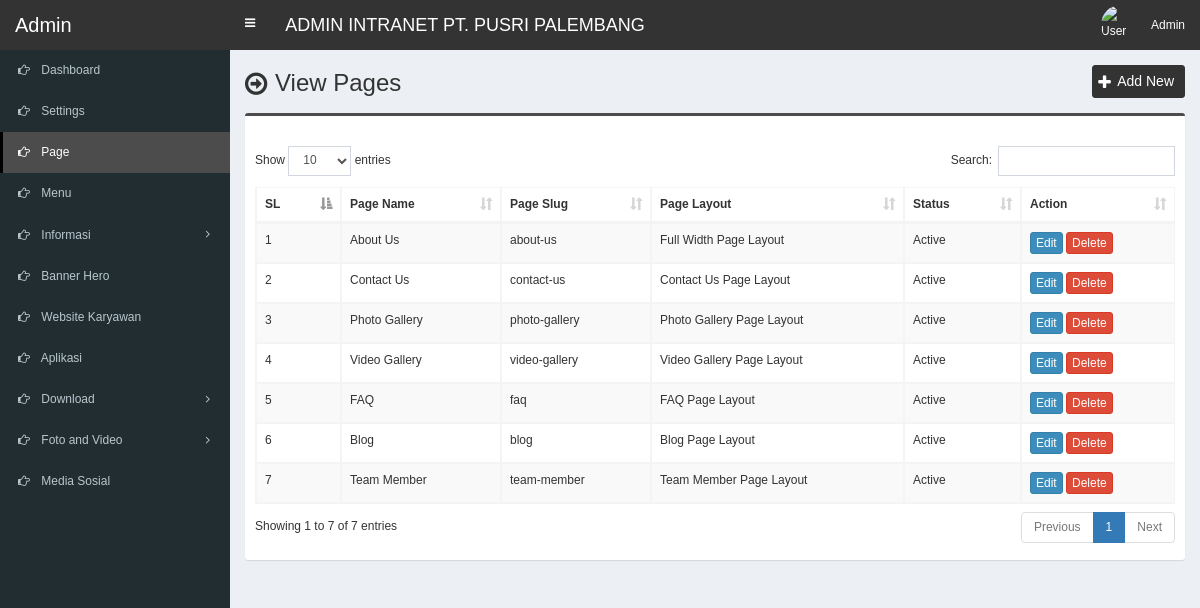
Screenshot of /admin/page.php (signed in) with the database file from the repository.
### tables this page shows
CREATE TABLE `tbl_page` (
  `page_id` int(11) NOT NULL,
  `page_name` varchar(255) NOT NULL,
  `page_slug` varchar(255) NOT NULL,
  `page_content` text NOT NULL,
  `page_layout` varchar(255) NOT NULL,
  `banner` varchar(255) NOT NULL,
  `status` varchar(30) NOT NULL,
  `meta_title` varchar(255) NOT NULL,
  `meta_keyword` text NOT NULL,
  `meta_description` text NOT NULL
);

### admin/page.php (the view, shortened to what this page needs)
<?php require_once('header.php'); ?>
<section class="content-header">
	<div class="content-header-left">
		<h1>View Pages</h1>
	</div>
	<div class="content-header-right">
		<a href="page-add.php" class="btn btn-primary btn-sm">Add New</a>
	</div>
</section>
<section class="content">
  <div class="row">
    <div class="col-md-12">
      <div class="box box-info">
        <div class="box-body table-responsive">
          <table id="example1" class="table table-bordered table-striped">
			<thead>
			    <tr>
			        <th>SL</th>
			        <th>Page Name</th>
			        <th>Page Slug</th>
			        <th>Page Layout</th>
			        <th>Status</th>
			        <th>Action</th>
			    </tr>
			</thead>
            <tbody>
            	<?php
            	$i=0;
            	$statement = $pdo->prepare("SELECT * FROM tbl_page ORDER BY page_id ASC");
            	$statement->execute();
            	$result = $statement->fetchAll(PDO::FETCH_ASSOC);
            	foreach ($result as $row) {
            		$i++;
            		?>
					<tr>
	                    <td><?php echo $i; ?></td>
	                    <td><?php echo $row['page_name']; ?></td>
	                    <td><?php echo $row['page_slug']; ?></td>
	                    <td><?php echo $row['page_layout']; ?></td>
	                    <td><?php echo $row['status']; ?></td>
	                    <td>
	                        <a href="page-edit.php?id=<?php echo $row['page_id']; ?>" class="btn btn-primary btn-xs">Edit</a>
	                        <a href="#" class="btn btn-danger btn-xs" data-href="page-delete.php?id=<?php echo $row['page_id']; ?>" data-toggle="modal" data-target="#confirm-delete">Delete</a>
	                    </td>
	                </tr>
            		<?php
            	}
            	?>
            </tbody>
          </table>
        </div>
      </div>
</section>
<?php require_once('footer.php'); ?>

### admin/style.css (style rules this page uses)
body { font-size: 12px; font-family: 'verdana', sans-serif; }
.content-header>h1, .content-header .content-header-left h1 { font-family: 'verdana', sans-serif; }
.box-info { padding-top: 20px; }
.content-header { overflow: hidden; }
.content-header .content-header-left { float: left; padding-top: 5px; }
.content-header .content-header-right { float: right; }
.content-header .content-header-left h1 { margin-top: 0; margin-bottom: 0; padding-left: 30px; font-size: 24px; position: relative; }
.content-header .content-header-left h1:before { position: absolute; top: 0; left: 0; font-family: 'FontAwesome', sans-serif; font-size: 26px; content: '\f18e'; }
.content-header .content-header-right a { position: relative; padding-left: 24px; font-size: 14px; }
.content-header .content-header-right a:before { position: absolute; top: 4px; left: 5px; font-family: 'FontAwesome', sans-serif; font-size: 16px; content: '\f067'; }
.box.box-info { border-top-color: #4c4c4c; }
.content-header .content-header-right a { background-color: #333333; border-color: #333333; }

### rows the page displays
tbl_page: page_name "About Us", page_slug "about-us", page_layout "Full Width Page Layout", status "Active"
tbl_page: page_name "Contact Us", page_slug "contact-us", page_layout "Contact Us Page Layout", status "Active"
tbl_page: page_name "Photo Gallery", page_slug "photo-gallery", page_layout "Photo Gallery Page Layout", status "Active"
tbl_page: page_name "Video Gallery", page_slug "video-gallery", page_layout "Video Gallery Page Layout", status "Active"
tbl_page: page_name "FAQ", page_slug "faq", page_layout "FAQ Page Layout", status "Active"
tbl_page: page_name "Blog", page_slug "blog", page_layout "Blog Page Layout", status "Active"
tbl_page: page_name "Team Member", page_slug "team-member", page_layout "Team Member Page Layout", status "Active"
